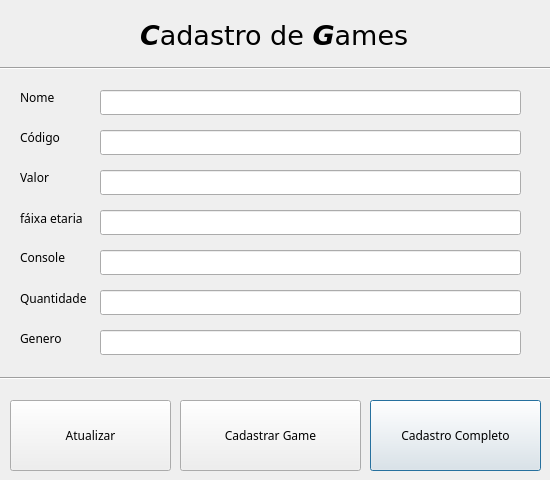
<?xml version="1.0" encoding="UTF-8"?>
<ui version="4.0">
 <class>cadastro</class>
 <widget class="QDialog" name="cadastro">
  <property name="windowModality">
   <enum>Qt::NonModal</enum>
  </property>
  <property name="geometry">
   <rect>
    <x>0</x>
    <y>0</y>
    <width>550</width>
    <height>480</height>
   </rect>
  </property>
  <property name="minimumSize">
   <size>
    <width>550</width>
    <height>480</height>
   </size>
  </property>
  <property name="maximumSize">
   <size>
    <width>550</width>
    <height>480</height>
   </size>
  </property>
  <property name="font">
   <font>
    <family>Phetsarath OT</family>
   </font>
  </property>
  <property name="mouseTracking">
   <bool>true</bool>
  </property>
  <property name="windowTitle">
   <string>Cadastro games</string>
  </property>
  <property name="styleSheet">
   <string notr="true">Q
{
	background-image: url(:/imagens/WP4PH4N6.jpg);
}</string>
  </property>
  <property name="modal">
   <bool>false</bool>
  </property>
  <widget class="QPushButton" name="pushButton_2">
   <property name="geometry">
    <rect>
     <x>370</x>
     <y>400</y>
     <width>171</width>
     <height>71</height>
    </rect>
   </property>
   <property name="text">
    <string>Cadastro Completo</string>
   </property>
  </widget>
  <widget class="QLabel" name="label_5">
   <property name="geometry">
    <rect>
     <x>20</x>
     <y>250</y>
     <width>61</width>
     <height>15</height>
    </rect>
   </property>
   <property name="text">
    <string>Console</string>
   </property>
  </widget>
  <widget class="QLabel" name="label">
   <property name="geometry">
    <rect>
     <x>20</x>
     <y>90</y>
     <width>61</width>
     <height>15</height>
    </rect>
   </property>
   <property name="frameShadow">
    <enum>QFrame::Plain</enum>
   </property>
   <property name="text">
    <string>Nome</string>
   </property>
   <property name="textFormat">
    <enum>Qt::PlainText</enum>
   </property>
  </widget>
  <widget class="QLabel" name="label_3">
   <property name="geometry">
    <rect>
     <x>20</x>
     <y>170</y>
     <width>61</width>
     <height>15</height>
    </rect>
   </property>
   <property name="text">
    <string>Valor</string>
   </property>
  </widget>
  <widget class="QLabel" name="label_6">
   <property name="geometry">
    <rect>
     <x>20</x>
     <y>290</y>
     <width>81</width>
     <height>16</height>
    </rect>
   </property>
   <property name="text">
    <string>Quantidade</string>
   </property>
  </widget>
  <widget class="QLineEdit" name="qtdedit">
   <property name="geometry">
    <rect>
     <x>100</x>
     <y>290</y>
     <width>421</width>
     <height>25</height>
    </rect>
   </property>
   <property name="maxLength">
    <number>10</number>
   </property>
   <property name="dragEnabled">
    <bool>true</bool>
   </property>
   <property name="cursorMoveStyle">
    <enum>Qt::VisualMoveStyle</enum>
   </property>
   <property name="clearButtonEnabled">
    <bool>true</bool>
   </property>
  </widget>
  <widget class="QLineEdit" name="etariaedit">
   <property name="geometry">
    <rect>
     <x>100</x>
     <y>210</y>
     <width>421</width>
     <height>25</height>
    </rect>
   </property>
   <property name="maxLength">
    <number>2</number>
   </property>
   <property name="dragEnabled">
    <bool>true</bool>
   </property>
   <property name="cursorMoveStyle">
    <enum>Qt::VisualMoveStyle</enum>
   </property>
   <property name="clearButtonEnabled">
    <bool>true</bool>
   </property>
  </widget>
  <widget class="QLabel" name="label_4">
   <property name="geometry">
    <rect>
     <x>20</x>
     <y>210</y>
     <width>71</width>
     <height>16</height>
    </rect>
   </property>
   <property name="text">
    <string>fáixa etaria</string>
   </property>
  </widget>
  <widget class="QLineEdit" name="generoedit">
   <property name="geometry">
    <rect>
     <x>100</x>
     <y>330</y>
     <width>421</width>
     <height>25</height>
    </rect>
   </property>
   <property name="maxLength">
    <number>30</number>
   </property>
   <property name="dragEnabled">
    <bool>true</bool>
   </property>
   <property name="cursorMoveStyle">
    <enum>Qt::VisualMoveStyle</enum>
   </property>
   <property name="clearButtonEnabled">
    <bool>true</bool>
   </property>
  </widget>
  <widget class="QLineEdit" name="Codigoedit">
   <property name="geometry">
    <rect>
     <x>100</x>
     <y>130</y>
     <width>421</width>
     <height>25</height>
    </rect>
   </property>
   <property name="inputMask">
    <string notr="true" comment="000.000.000.000" extracomment="000.000.000.000"/>
   </property>
   <property name="text">
    <string comment="000.000.000.000" extracomment="000.000.000.000"/>
   </property>
   <property name="maxLength">
    <number>20</number>
   </property>
   <property name="dragEnabled">
    <bool>true</bool>
   </property>
   <property name="cursorMoveStyle">
    <enum>Qt::VisualMoveStyle</enum>
   </property>
   <property name="clearButtonEnabled">
    <bool>true</bool>
   </property>
  </widget>
  <widget class="QLabel" name="label_7">
   <property name="geometry">
    <rect>
     <x>20</x>
     <y>330</y>
     <width>81</width>
     <height>16</height>
    </rect>
   </property>
   <property name="text">
    <string>Genero</string>
   </property>
  </widget>
  <widget class="QLabel" name="label_2">
   <property name="geometry">
    <rect>
     <x>20</x>
     <y>130</y>
     <width>61</width>
     <height>15</height>
    </rect>
   </property>
   <property name="text">
    <string>Código</string>
   </property>
  </widget>
  <widget class="QLineEdit" name="Valoredit">
   <property name="geometry">
    <rect>
     <x>100</x>
     <y>170</y>
     <width>421</width>
     <height>25</height>
    </rect>
   </property>
   <property name="inputMask">
    <string/>
   </property>
   <property name="text">
    <string notr="true"/>
   </property>
   <property name="maxLength">
    <number>10</number>
   </property>
   <property name="dragEnabled">
    <bool>true</bool>
   </property>
   <property name="cursorMoveStyle">
    <enum>Qt::VisualMoveStyle</enum>
   </property>
   <property name="clearButtonEnabled">
    <bool>true</bool>
   </property>
  </widget>
  <widget class="QPushButton" name="pushButton">
   <property name="geometry">
    <rect>
     <x>180</x>
     <y>400</y>
     <width>181</width>
     <height>71</height>
    </rect>
   </property>
   <property name="text">
    <string>Cadastrar Game</string>
   </property>
  </widget>
  <widget class="QLineEdit" name="Nomeedit">
   <property name="geometry">
    <rect>
     <x>100</x>
     <y>90</y>
     <width>421</width>
     <height>25</height>
    </rect>
   </property>
   <property name="toolTip">
    <string>&lt;html&gt;&lt;head/&gt;&lt;body&gt;&lt;p&gt;dfsdfsfsdf&lt;/p&gt;&lt;p&gt;&lt;br/&gt;&lt;/p&gt;&lt;/body&gt;&lt;/html&gt;</string>
   </property>
   <property name="inputMask">
    <string/>
   </property>
   <property name="maxLength">
    <number>30</number>
   </property>
   <property name="dragEnabled">
    <bool>true</bool>
   </property>
   <property name="cursorMoveStyle">
    <enum>Qt::VisualMoveStyle</enum>
   </property>
   <property name="clearButtonEnabled">
    <bool>true</bool>
   </property>
  </widget>
  <widget class="QLineEdit" name="consoleedit">
   <property name="geometry">
    <rect>
     <x>100</x>
     <y>250</y>
     <width>421</width>
     <height>25</height>
    </rect>
   </property>
   <property name="maxLength">
    <number>30</number>
   </property>
   <property name="dragEnabled">
    <bool>true</bool>
   </property>
   <property name="cursorMoveStyle">
    <enum>Qt::VisualMoveStyle</enum>
   </property>
   <property name="clearButtonEnabled">
    <bool>true</bool>
   </property>
  </widget>
  <widget class="QLabel" name="label_8">
   <property name="geometry">
    <rect>
     <x>140</x>
     <y>-10</y>
     <width>341</width>
     <height>91</height>
    </rect>
   </property>
   <property name="font">
    <font>
     <family>DejaVu Sans</family>
     <pointsize>20</pointsize>
     <underline>false</underline>
    </font>
   </property>
   <property name="text">
    <string>&lt;html&gt;&lt;head/&gt;&lt;body&gt;&lt;p&gt;&lt;span style=&quot; font-weight:600; font-style:italic;&quot;&gt;C&lt;/span&gt;adastro de &lt;span style=&quot; font-weight:600; font-style:italic;&quot;&gt;G&lt;/span&gt;ames&lt;/p&gt;&lt;/body&gt;&lt;/html&gt;</string>
   </property>
  </widget>
  <widget class="Line" name="line">
   <property name="geometry">
    <rect>
     <x>0</x>
     <y>370</y>
     <width>551</width>
     <height>16</height>
    </rect>
   </property>
   <property name="orientation">
    <enum>Qt::Horizontal</enum>
   </property>
  </widget>
  <widget class="Line" name="line_2">
   <property name="geometry">
    <rect>
     <x>0</x>
     <y>60</y>
     <width>551</width>
     <height>16</height>
    </rect>
   </property>
   <property name="orientation">
    <enum>Qt::Horizontal</enum>
   </property>
  </widget>
  <widget class="QPushButton" name="Atualizar">
   <property name="geometry">
    <rect>
     <x>10</x>
     <y>400</y>
     <width>161</width>
     <height>71</height>
    </rect>
   </property>
   <property name="text">
    <string>Atualizar</string>
   </property>
  </widget>
 </widget>
 <tabstops>
  <tabstop>Nomeedit</tabstop>
  <tabstop>Codigoedit</tabstop>
  <tabstop>Valoredit</tabstop>
  <tabstop>etariaedit</tabstop>
  <tabstop>consoleedit</tabstop>
  <tabstop>qtdedit</tabstop>
  <tabstop>generoedit</tabstop>
  <tabstop>pushButton</tabstop>
  <tabstop>pushButton_2</tabstop>
 </tabstops>
 <resources/>
 <connections>
  <connection>
   <sender>Atualizar</sender>
   <signal>clicked()</signal>
   <receiver>pushButton</receiver>
   <slot>click()</slot>
   <hints>
    <hint type="sourcelabel">
     <x>145</x>
     <y>427</y>
    </hint>
    <hint type="destinationlabel">
     <x>257</x>
     <y>416</y>
    </hint>
   </hints>
  </connection>
 </connections>
</ui>
